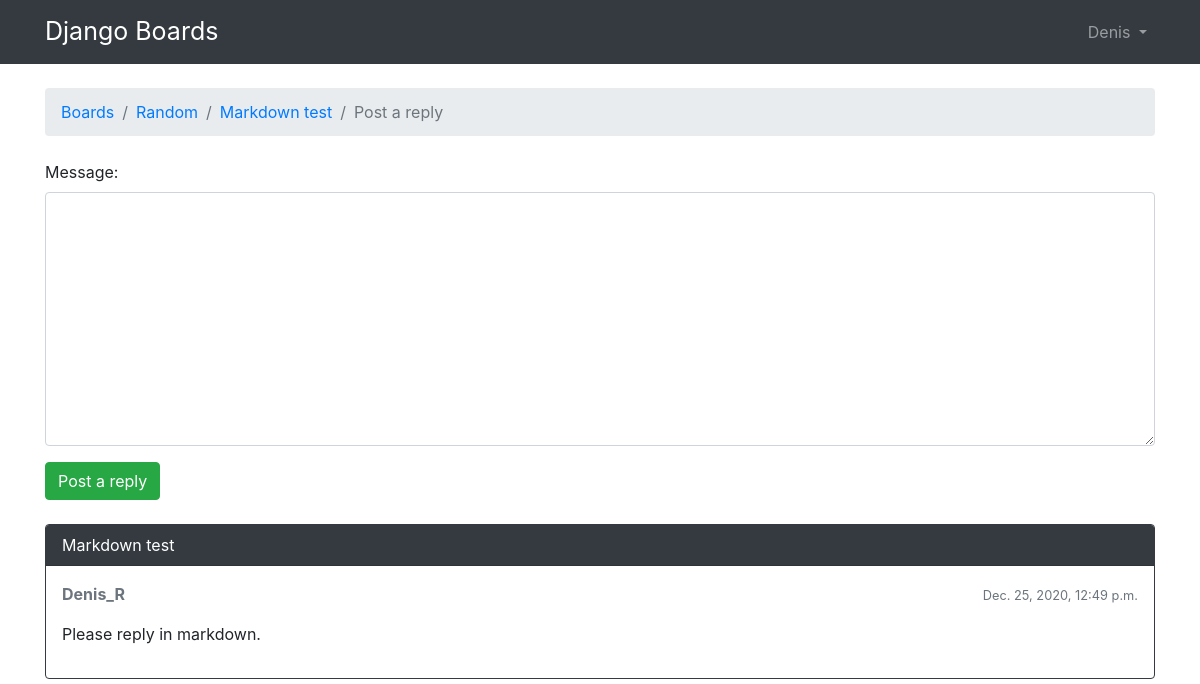
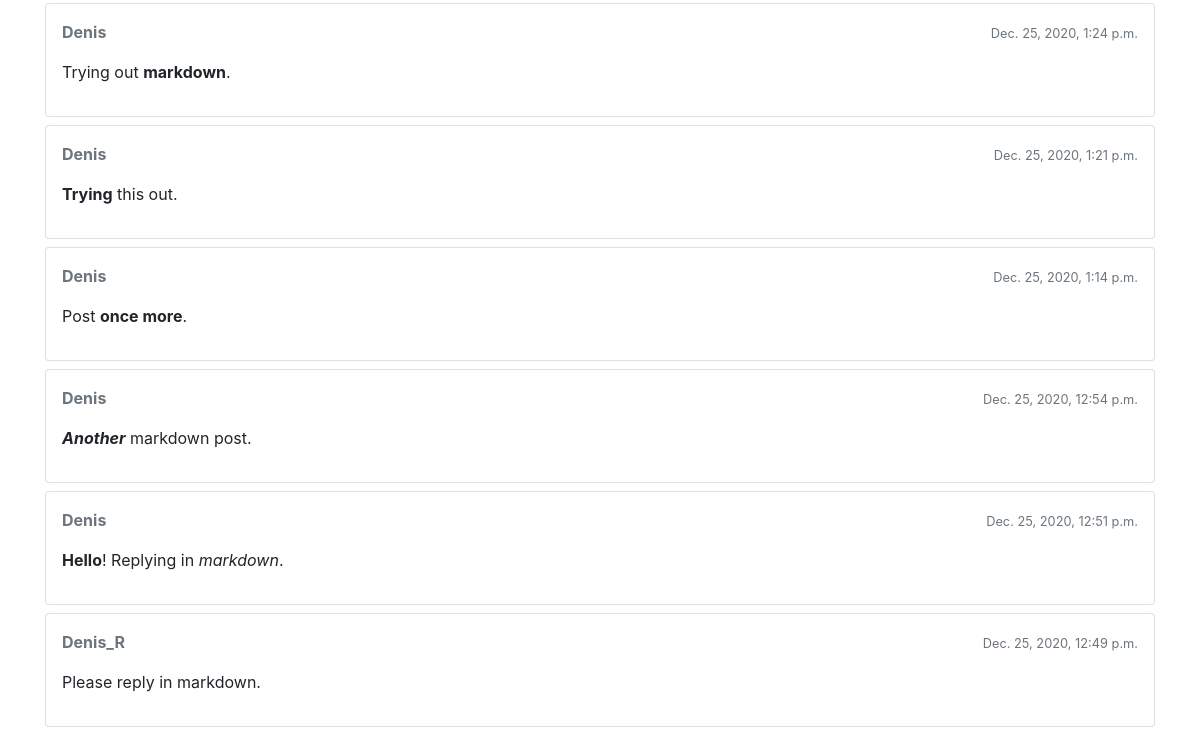
Page /boards/3/topics/5/reply/ (signed in) on the earlier database version (2 pictures, top to bottom).
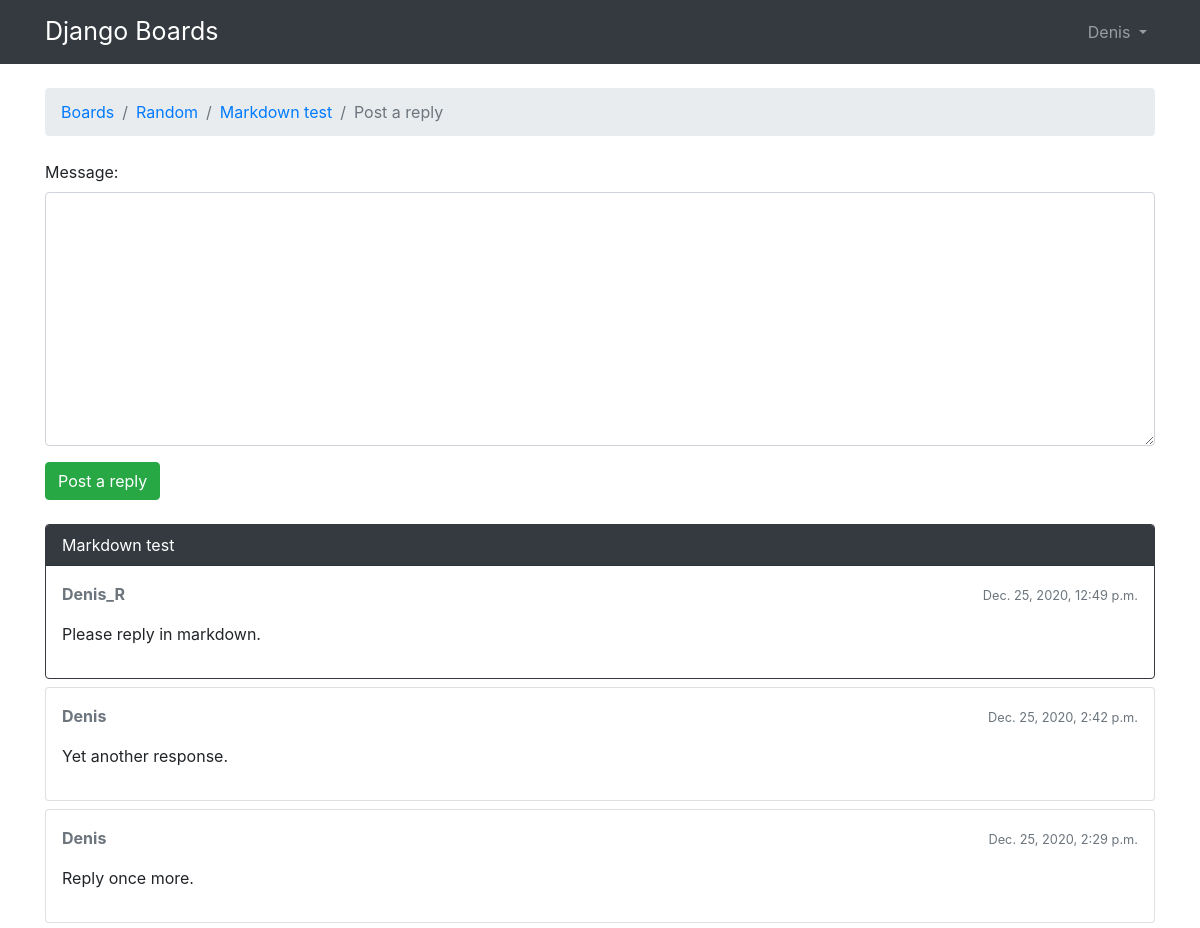
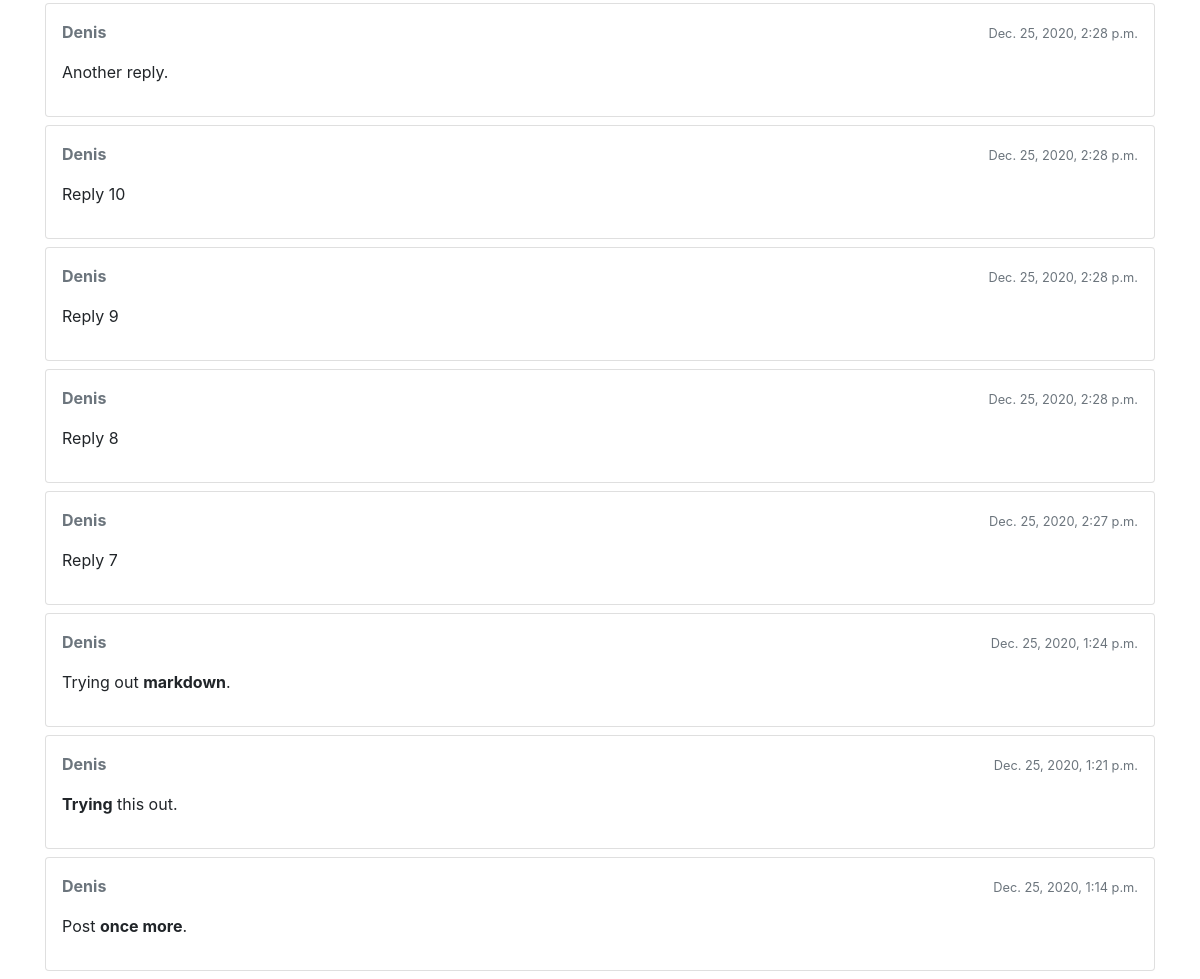
Same page on the later database version (2 pictures, top to bottom).
### boards/models.py (models this page shows, shortened)
class Topic(models.Model):
    subject =      models.CharField(max_length= 255)
    last_updated = models.DateTimeField(auto_now_add= True)
    board =        models.ForeignKey(Board, related_name= 'topics', on_delete= models.CASCADE)
    starter =      models.ForeignKey(User, related_name= 'topics', on_delete= models.CASCADE)
    views =        models.PositiveIntegerField(default=0)
    def get_last_ten_posts(self):
        return self.posts.order_by('-created_at')[:10]

class Post(models.Model):
    message =    models.TextField(max_length= 4000)
    topic =      models.ForeignKey(Topic, related_name= 'posts', on_delete= models.CASCADE)
    created_by = models.ForeignKey(User, related_name= 'posts', on_delete= models.CASCADE)
    updated_by = models.ForeignKey(User, null= True, related_name= '+', on_delete= models.CASCADE)
    created_at = models.DateTimeField(auto_now_add= True)
    updated_at = models.DateTimeField(null= True)
    def get_message_as_markdown(self):
        return mark_safe(markdown(self.message, safe_mode='escape'))

class Board(models.Model):
    name =        models.CharField(max_length= 30, unique= True)
    description = models.CharField(max_length= 100)

### boards/views.py (the view)
# urls.py: path('boards/<int:pk>/topics/<int:topic_pk>/reply/', views.reply_topic, name='reply_topic'),
@login_required
def reply_topic(request, pk, topic_pk):
    topic = get_object_or_404(Topic, board__pk=pk, pk=topic_pk)
    if request.method == 'POST':
        form = PostForm(request.POST)
        if form.is_valid():
            post = form.save(commit=False)
            post.topic = topic
            post.created_by = request.user
            post.save()
            topic.last_updated = timezone.now()
            topic.save()
            topic_url = reverse('topic_posts', kwargs={'pk': pk, 'topic_pk': topic_pk})
            topic_post_url = '{url}?page={page}#{id}'.format(url=topic_url, id=post.pk, page=topic.get_page_count())
            return redirect(topic_post_url)
    else:
        form = PostForm()
    return render(request, 'reply_topic.html', {'topic': topic, 'form': form})

### boards/forms.py
class PostForm(forms.ModelForm):
    class Meta:
        model = Post
        fields = ['message', ]

### boards/templatetags/form_tags.py (called while the page is built)
@register.filter
def input_class(bound_field):
    css_class = ''
    if bound_field.form.is_bound:
        if bound_field.errors:
            css_class = 'is-invalid'
        elif field_type(bound_field) != 'PasswordInput':
            css_class = 'is-valid'
    return 'form-control {}'.format(css_class)

### templates/reply_topic.html (shortened to what this page needs)
{% extends 'base.html' %}
{% load static %}
{% block breadcrumb %}
  <li class="breadcrumb-item"><a href="{% url 'home' %}">Boards</a></li>
  <li class="breadcrumb-item"><a href="{% url 'board_topics' topic.board.pk %}">{{ topic.board.name }}</a></li>
  <li class="breadcrumb-item"><a href="{% url 'topic_posts' topic.board.pk topic.pk %}">{{ topic.subject }}</a></li>
  <li class="breadcrumb-item active">Post a reply</li>
{% endblock %}
{% block content %}
  <form method="post" class="mb-4" nonvalidate>
    {% include 'includes/form.html' %}
    <button type="submit" class="btn btn-success">Post a reply</button>
  </form>
  {% for post in topic.posts.all %}
    {% if forloop.first %}
      <div class="card mb-2 {% if forloop.first %}border-dark{% endif %}">
            <div class="card-header text-white bg-dark py-2 px-3">{{ topic.subject }}</div>
            <div class="card-body p-3">
              <div class="row mb-3">
                <div class="col-6">
                  <strong class="text-muted">{{ post.created_by.username }}</strong>
                </div>
                <div class="col-6 text-right">
                  <small class="text-muted">{{ post.created_at }}</small>
                </div>
              </div>
             {{ post.get_message_as_markdown }}
            </div>
      </div>
    {% endif %}
  {% endfor %}
  {% for post in topic.get_last_ten_posts %}
    <div class="card mb-2">
      <div class="card-body p-3">
        <div class="row mb-3">
          <div class="col-6">
            <strong class="text-muted">{{ post.created_by.username }}</strong>
          </div>
          <div class="col-6 text-right">
            <small class="text-muted">{{ post.created_at }}</small>
          </div>
        </div>
        {{ post.get_message_as_markdown }}
      </div>
    </div>
  {% endfor %}
{% endblock %}

Differences in the rows shown:
no longer on one of the page's lists (row unchanged): Post: created_by.username "Denis_R", created_at "Dec. 25, 2020, 12:49 p.m.", get_message_as_markdown "Please reply in markdown."
no longer on this page (row unchanged): Post: created_by.username "Denis", created_at "Dec. 25, 2020, 12:54 p.m.", get_message_as_markdown "Another markdown post."
no longer on this page (row unchanged): Post: created_by.username "Denis", created_at "Dec. 25, 2020, 12:51 p.m.", get_message_as_markdown "Hello ! Replying in markdown ."
added Post: created_by.username "Denis", created_at "Dec. 25, 2020, 2:42 p.m.", get_message_as_markdown "Yet another response."
added Post: created_by.username "Denis", created_at "Dec. 25, 2020, 2:29 p.m.", get_message_as_markdown "Reply once more."
added Post: created_by.username "Denis", created_at "Dec. 25, 2020, 2:28 p.m.", get_message_as_markdown "Another reply."
added Post: created_by.username "Denis", created_at "Dec. 25, 2020, 2:28 p.m.", get_message_as_markdown "Reply 10"
added Post: created_by.username "Denis", created_at "Dec. 25, 2020, 2:28 p.m.", get_message_as_markdown "Reply 9"
added Post: created_by.username "Denis", created_at "Dec. 25, 2020, 2:28 p.m.", get_message_as_markdown "Reply 8"
added Post: created_by.username "Denis", created_at "Dec. 25, 2020, 2:27 p.m.", get_message_as_markdown "Reply 7"
